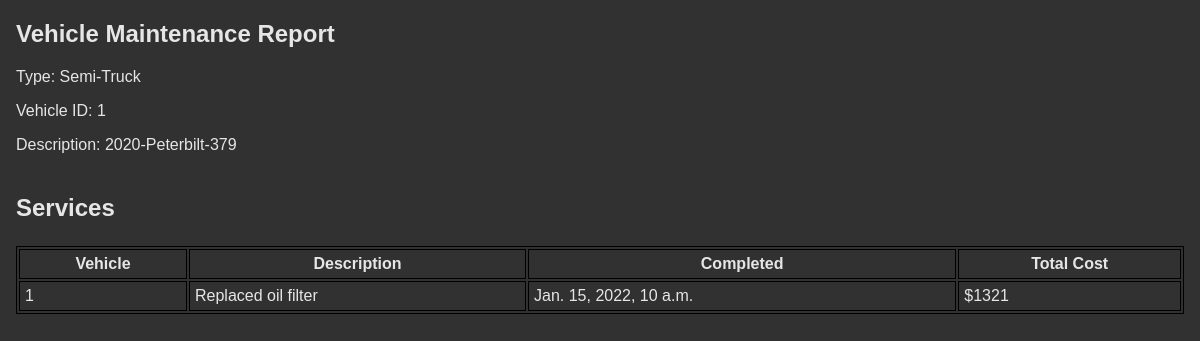
Page /vehicleReport/1/ on the committed database.
### truckr/models.py (models this page shows)
class vehicle(models.Model):
    vehID = models.IntegerField(primary_key = True)
    make = models.CharField(max_length  = 20)
    model = models.CharField(max_length = 20)
    year = models.IntegerField()
    vehType = models.CharField(max_length = 20)
    loadCapacity = models.IntegerField()
    height = models.IntegerField()
    partsList = models.IntegerField()

class maintenance(models.Model):
    maintID = models.IntegerField(primary_key = True)
    vehID = models.IntegerField()
    description = models.CharField(max_length = 30)
    completed = models.DateTimeField()
    partsList = models.IntegerField()

### truckr/views.py (the view)
# urls.py: path('vehicleReport/<int:ID>/', views.vehicleReport, name = 'vehicleReport'),
def vehicleReport(request, ID):
    username = request.user.username
    nav = navigation(username)
    veh = vehicle.objects.raw("SELECT * FROM truckr_vehicle WHERE vehID = %s;", [ID])
    maint = maintenance.objects.raw("SELECT * FROM maintenance_rpt_bymonth WHERE vehID = %s;", [ID])
    context = {'nav':nav,'maint':maint,'veh':veh,'ID':ID}
    return(render(request,'truckr/vehicleReport.html',context))

### truckr/views.py (called while the page is built)
def navigation(username):
    nav = navbar.objects.raw(""" SELECT * FROM truckr_employee JOIN truckr_account ON truckr_employee.employeeID = truckr_account.employeeID JOIN truckr_navbar ON truckr_account.accountType = truckr_navbar.accountType WHERE truckr_employee.username = '%s' ORDER BY id; """ % username)
    return nav

### truckr/templates/truckr/vehicleReport.html (shortened to what this page needs)
{% load static %}
<!DOCTYPE html>
<html>
  <head>
    <link rel="stylesheet" type="text/css" href="{% static 'css/style.css'%}">
  </head>
<body>
	<h2>Vehicle Maintenance Report</h2>
{% if veh %}
	{% for v in veh %}
	Type: {{v.vehType}}<p>
	Vehicle ID: {{v.vehID}} <p>
	Description: {{v.year}}-{{v.make}}-{{v.model}} <p>
	{% endfor %}
{% endif %}
<h3>Services </h3>
<table style="width:100%">
       	<tr>
	       	<th>Vehicle</th>
		<th>Description</th>
	       	<th>Completed</th>
		<th>Total Cost</th>
       	</tr>
		{% if maint %}
		{% for m in maint %}
			<tr>
				<td>{{m.maintID}}</td>
				<td>{{m.description}}</td>
				<td>{{m.completed}}</td>
				<td>${{m.total}}</td>
			</tr>
		{% endfor %}
		{% else %}
		No maintenance completed in selected month
		{% endif %}
		</table>
<br>
</body>
</html>

### static/css/style.css (style rules this page uses)
body { font-family: Arial, sans-serif; background-color: #313131; color:#e6e6e6; margin: 0; padding: 0; margin-left:1em; margin-right:1em; }
h3 { font-size: 24px; margin-top: 40px; }
table, th, td { border:1px solid black; }
th, td { margin-left: 5px; padding: 5px; }

### rows in the picture
vehicle: vehType "Semi-Truck", vehID "1", year "2020", make "Peterbilt", model "379"
maintenance: maintID "1", description "Replaced oil filter", completed "Jan. 15, 2022, 10 a.m.", total "1321"
